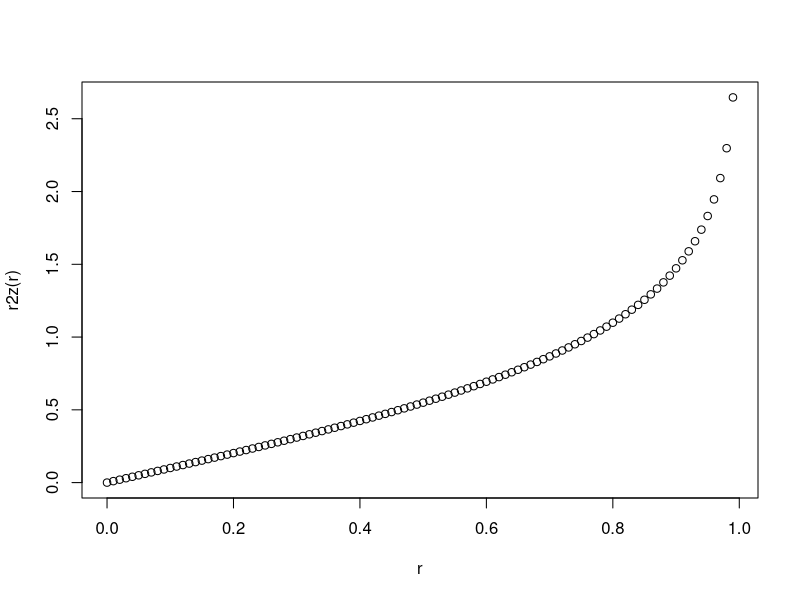

This figure's R source: (Note: this script raises an error after producing the figure.)
library(tidyverse)

# convert r to z`
r2z <- function (r) {
  rplus <- r+1
  rminus <- 1-r
  zr <- (log(rplus)-log(rminus))/2
  
  zr
}

# plot relationship between r and z
r <- seq(0,.99,.01)
plot(r, r2z(r))

# compare independent r-values
comp_rs <- function(r1, r2, n1, n2=n1) {
  z1 <- r2z(r1)
  z2 <- r2z(r2)
  zd <- (z1 - z2) / sqrt( (1/(n1-3)) + (1/(n2-3)) )
  p <- 2*pnorm(-abs(zd))
  
  #print(paste0("Z(diff) = ", round(zd, 4), ", p(2-tailed) = ", round(p, 4)))
  
  list(z = zd, p = p)
}

min_n <- function(r1, r2, alpha = .05) {
  # assume ns are equal
  combos <- expand.grid(r1 = r1, r2 = r2, n1 = 5:5000)
  zp <- purrr::pmap_dfr(combos, ~comp_rs(..1, ..2, ..3) )
  
  combos %>%
    bind_cols(zp) %>% 
    mutate(
      sig = p < alpha,
      rdif = abs(r1 - r2) 
    ) %>%
    filter(sig == TRUE) %>%
    group_by(r1, r2, rdif) %>%
    summarise(min_n = min(n1))
}

min_n(.2, .5)














## Visualisations

sig_map <- function(r1, r2, n1, n2 = 0, alpha = .05) {
  if (n2 == 0) {
    # assume ns are equal
    combos <- expand.grid(r1 = r1, r2 = r2, n1 = n1)
    zp <- purrr::pmap_dfr(combos, ~comp_rs(..1, ..2, ..3) )
    
    combos %>%
      bind_cols(zp) %>%
      ggplot(aes(n1, r1, fill = p < alpha)) +
      geom_tile(color = "black") +
      facet_grid(. ~ r2) +
      scale_y_continuous(breaks = r1) +
      scale_fill_manual(values = c("grey", "red"))
    
    combos %>%
      bind_cols(zp) %>% 
      mutate(
        sig = p < alpha,
        rdif = abs(r1 - r2) 
      ) %>%
      filter(sig == TRUE) %>%
      group_by(r1, r2, rdif) %>%
      summarise(min_n = min(n1))
    
  } else {
    combos <- expand.grid(r1 = r1, r2 = r2, n1 = n1, n2 = n2)
    zp <- purrr::pmap_dfr(combos, ~comp_rs(..1, ..2, ..3, ..4) )
    
    combos %>%
      bind_cols(zp) %>%
      ggplot(aes(n1, n2, fill = p < alpha)) +
      geom_tile(color = "black") +
      facet_grid(r1 ~ r2) +
      scale_y_continuous(breaks = n2) +
      scale_fill_manual(values = c("grey", "red"))
  }
}

# create a map 
r1 <- seq(.2, .3, .05)
r2 <- seq(.5, .6, .05)
n1 <- seq(10, 100, 10)
n2 <- seq(10, 100, 10)
sig_map(r1, r2, n1, n2)

# equal ns (n1=n2)
r1 <- .2
r2 <- .3
n1 <- seq(100, 5000, 1)
sig_map(r1, r2, n1)
